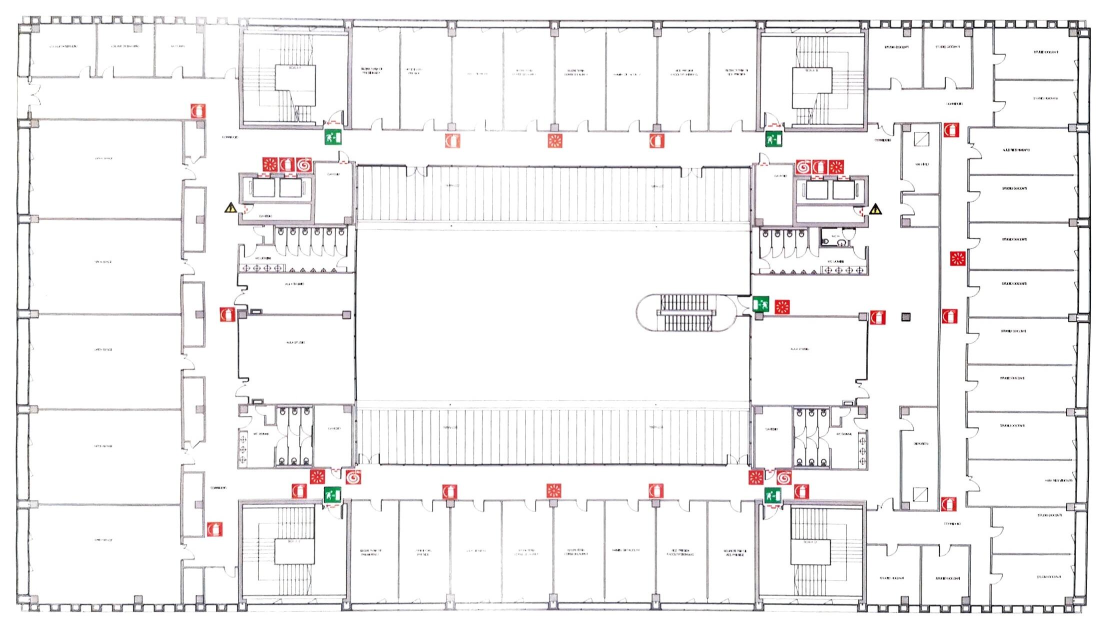
#> input picture camera-pose-estimation/model/static/cadatastral_plan_all.jpg, 2200 x 1258 px (shown at 1/2 size)
$ jupyter execute --allow-errors crs_alignment.ipynb
#> lines starting #> are read from the running program, lines starting #| are printed output that depends on the picture; after the words box and inside, x2 and y2 are one past the last pixel; in counts of white or black regions, pixels touching at a corner belong together
[cell 1]
import pandas as pd
import matplotlib.pyplot as plt
import numpy as np

from matplotlib.patches import Circle
import cv2

[cell 2]
# [42 lines left out: function rigid_transform_3D, not called in this run]

[cell 3]
# meta porta corridoio lavagne fine: 0870
# porta anti incendio corridoio per andare verso il corridoio delle lavagne: 0538
# spigolo per girare a sinistra verso tavoloni 1366

# 632 centro angolo lavagne

#> (a cell that did not finish here is left out)

[cell 5]
px = 630
#> (the rest of this cell did not finish here and is left out)

#> (a cell that did not finish here is left out)

#> (a cell that did not finish here is left out)

#> (a cell that did not finish here is left out)

# Trajectory map

[cell 9]
img = plt.imread('../camera-pose-estimation/model/static/cadatastral_plan_all.jpg')
#> img is the input picture: shape (1258, 2200, 3); mean R, G, B 243.6, 242.5, 242.8
fig, ax = plt.subplots(1, figsize=(15,15))
ax.set_aspect('equal')
ax.axis('off')

ax.imshow(img)
#> (the rest of this cell did not finish here and is left out)

# Error computation (m)
89px:233cm (cadatastral_plan_all.jpg, wall between snack machines and bathroom)

[cell 10]
def euclidean_distance(p1, p2):
    return np.sqrt((p1[0] - p2[0])**2+(p1[1] - p2[1])**2)
def pixel_to_meter(pixel_value):
    return (233/89)*pixel_value

[cell 11]
distances = []
#> (the rest of this cell did not finish here and is left out)

# Walkable area map

[cell 12]
img = plt.imread('../camera-pose-estimation/model/static/cadatastral_plan_all_walkable.jpg')
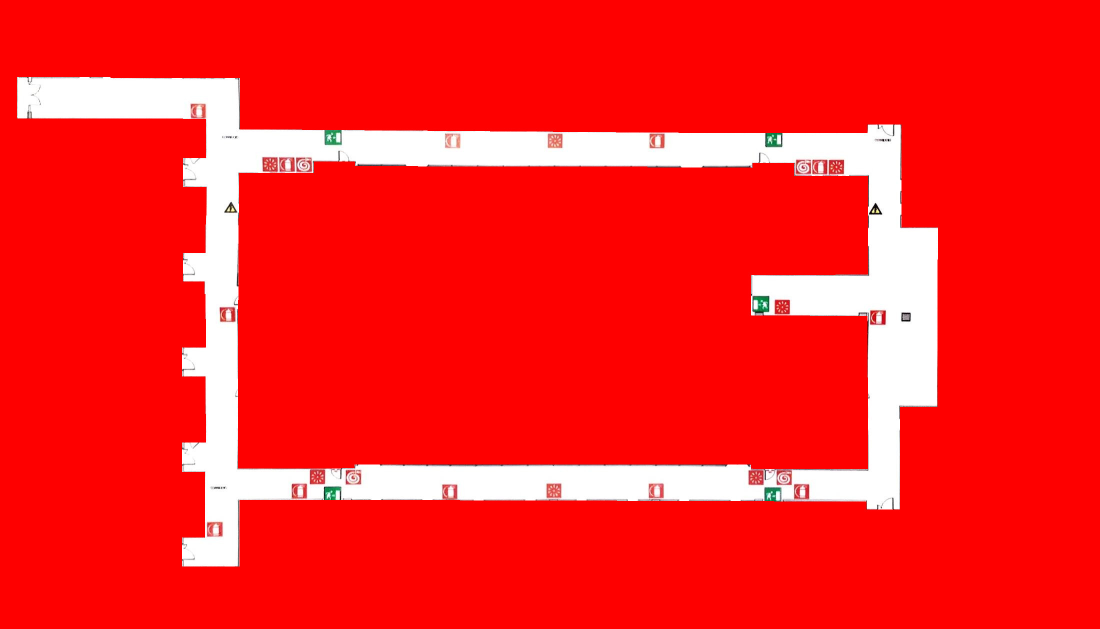
#> input picture camera-pose-estimation/model/static/cadatastral_plan_all_walkable.jpg, 2200 x 1258 px (shown at 1/2 size)
#> img is the input picture: shape (1258, 2200, 3); mean R, G, B 252.8, 33.4, 33.4
fig, ax = plt.subplots(1, figsize=(15,15))

ax.imshow(img)

[cell 13]
F2 = []
img=cv2.imread('../camera-pose-estimation/model/static/cadatastral_plan_all_walkable.jpg')
alpha = plt.imread('../camera-pose-estimation/model/static/cadatastral_plan_all_alpha.jpg')
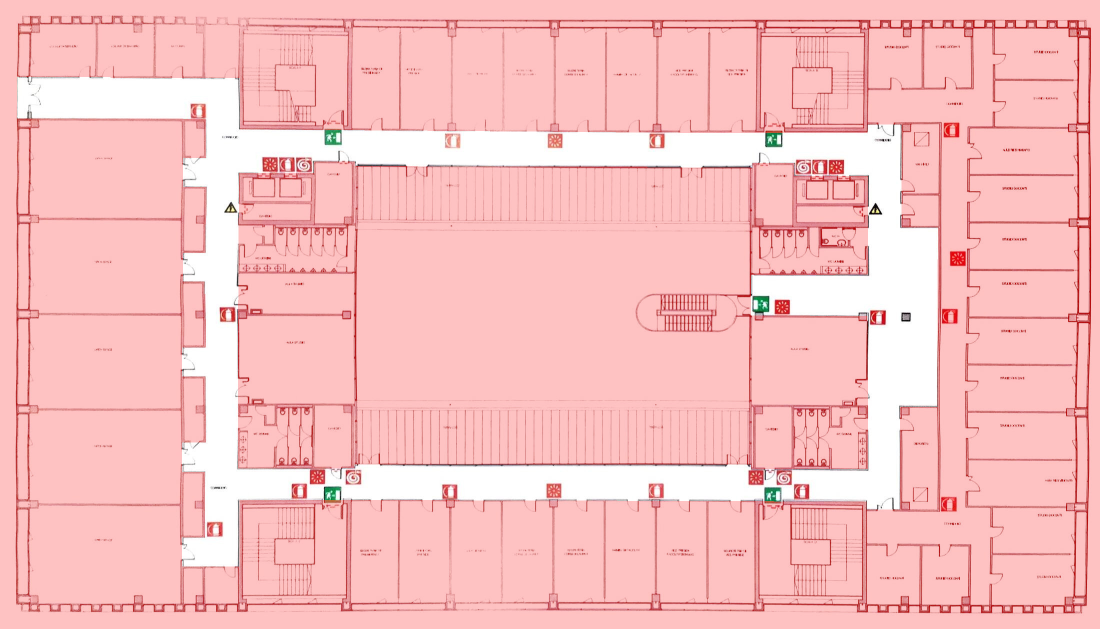
#> input picture camera-pose-estimation/model/static/cadatastral_plan_all_alpha.jpg, 2200 x 1258 px (shown at 1/2 size)
#> alpha is the input picture: shape (1258, 2200, 3); mean R, G, B 248.4, 192.4, 192.7

img_hsv=cv2.cvtColor(img, cv2.COLOR_BGR2HSV)
#> img_hsv: shape (1258, 2200, 3); mean H, S, V 3.7, 221, 253

lower_red = np.array([0,50,50])
upper_red = np.array([10,255,255])
mask0 = cv2.inRange(img_hsv, lower_red, upper_red)
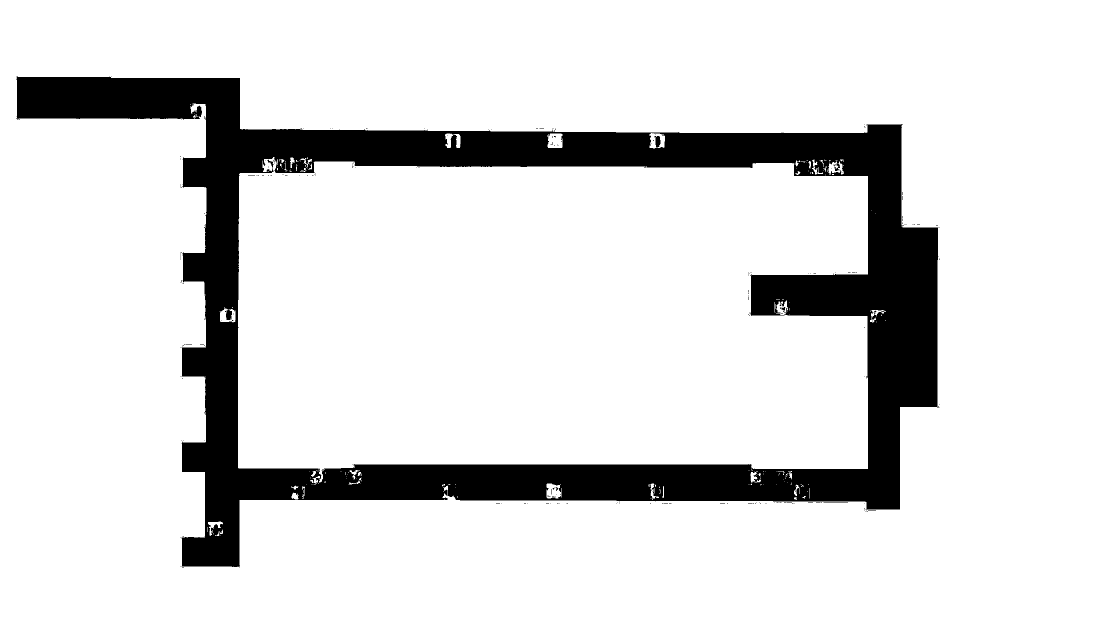
#> mask0: shape (1258, 2200) (shown at 1/2 size); 86.4% white; 247 black regions (242 under 20 px), largest, box (x1, y1, x2, y2) and area: (32, 152, 1878, 1134) 375153, (1309, 272, 1321, 295) 200, (535, 320, 547, 335) 64, (1647, 1004, 1696, 1005) 49, (1560, 614, 1571, 621) 42
is_walkable = mask0!=255
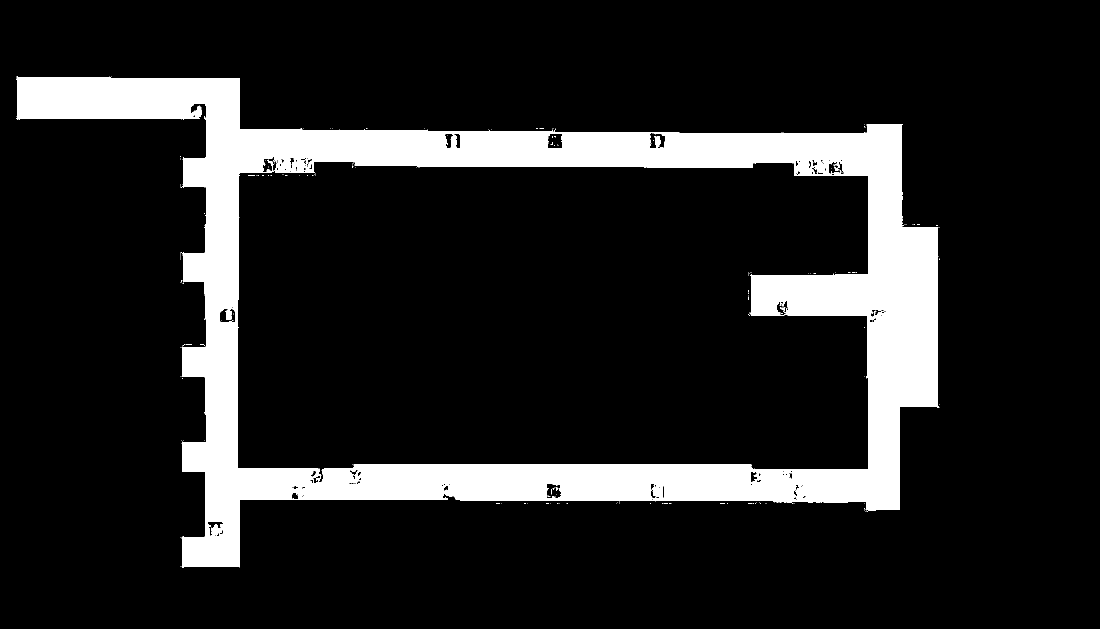
#> is_walkable: shape (1258, 2200) bool (shown at 1/2 size); 13.6% white; 247 white regions (242 under 20 px), largest, box (x1, y1, x2, y2) and area: (32, 152, 1878, 1134) 375153, (1309, 272, 1321, 295) 200, (535, 320, 547, 335) 64, (1647, 1004, 1696, 1005) 49, (1560, 614, 1571, 621) 42
fig, ax = plt.subplots(1, figsize=(15,15))


#> (the rest of this cell did not finish here and is left out)
